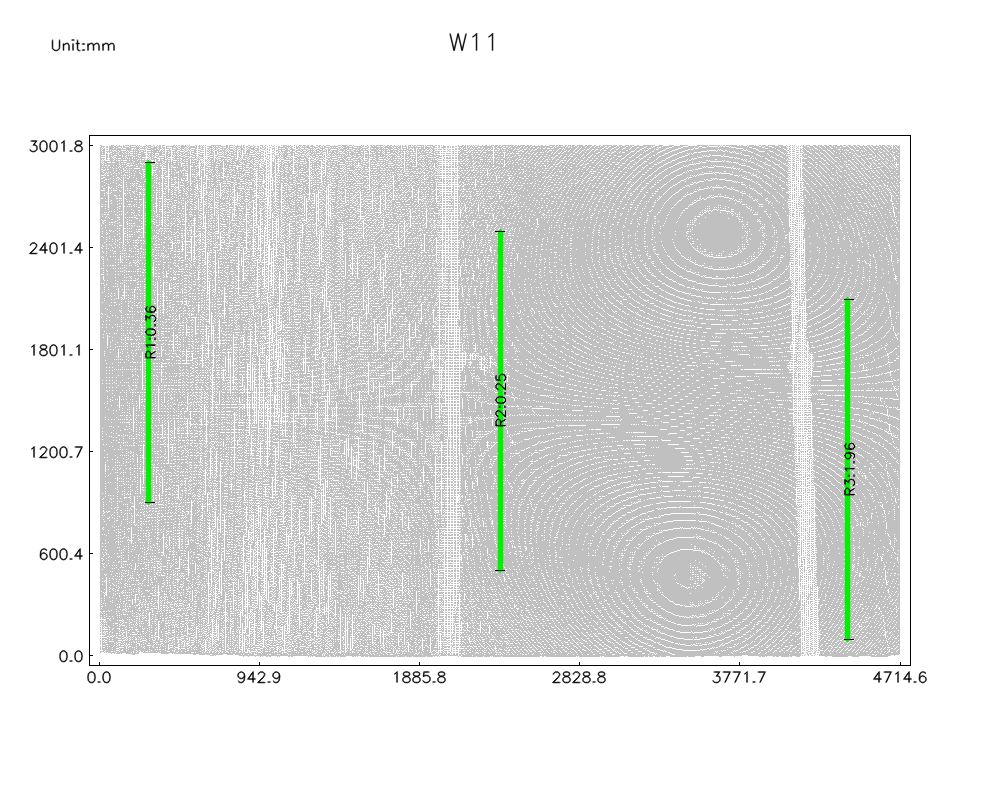
//> input picture 1.bmp, 1000 x 800 px
$ ./rotateText   (built with g++ and OpenCV 4)
//> lines starting //> are read from the running program, lines starting //| are printed output that depends on the picture; after the words box and inside, x2 and y2 are one past the last pixel; in counts of white or black regions, pixels touching at a corner belong together
#include <iostream>
#include <opencv2/opencv.hpp>
#include <vector>
using namespace std;
using namespace cv;
#define PI 3.14159265

// Arrow Attributes
int ARROWLENGTH = 15;
int ARROWANGLE = 25;
Scalar ARROWCOLOR1 = Scalar(0, 220, 0);
Scalar ARROWCOLOR2 = Scalar(0, 0, 220);
int LINETHICKNESS = 1;
int LINETYPE = 8;   //严格使用８连接线，谨慎使用CV_AA！ 插值算法会导致基于颜色的碰撞检测出现Bug!

// Font Attributes
int FONTFACE = FONT_HERSHEY_COMPLEX;
double FONTSCALE = 0.5;
Scalar FONTCOLOR = Scalar(0, 0, 0);
int FONTTHICKNESS = 1;


void rotateImage(const cv::Mat &srcImg, cv::Mat &rotatedImg, double angle, cv::Scalar filled_color)
{

	int h = srcImg.rows;
	int w = srcImg.cols;

	//求对角线的长度，做一个以对角线为边长的正方形图像
	int diaLength = int(sqrt((h*h + w*w)));
	cv::Mat tempImg(diaLength, diaLength, srcImg.type(), filled_color);//filled_color 边缘填充的颜色
	int tx = diaLength / 2 - w / 2;//原图左上角在新图上的x坐标
	int ty = diaLength / 2 - h / 2;//原图左上角在新图上的y坐标
	srcImg.copyTo(tempImg(cv::Range(ty, ty + h), cv::Range(tx, tx + w)));//把原图先复制到新的临时图上。

	//以新的临时图的中心点为旋转点
	cv::Point rotatepoint;
	rotatepoint.x = rotatepoint.y = diaLength / 2;
	cv::Mat rotaMat = getRotationMatrix2D(rotatepoint, angle, 1); // 获取二维旋转的仿射变换矩阵
	warpAffine(tempImg, rotatedImg, rotaMat, cv::Size(diaLength, diaLength), 1, cv::BORDER_CONSTANT, cv::Scalar(255, 255, 255));//进行仿射变换
	threshold(rotatedImg, rotatedImg, 128, 255, THRESH_BINARY);
	return;
}


void putTextWithAngle( cv::Mat& img, const std::string& text, cv::Point org, float angle=0.0, int fontFace=FONTFACE, double fontScale=FONTSCALE, Scalar color=FONTCOLOR, int thickness = FONTTHICKNESS, int lineType = LINETYPE, bool bottomLeftOrigin = false )
{
    int sign = -1;
    if( fmod(angle,180.0)/90)
        sign = 1;
    if (angle!=90 && angle!=-90)
        angle = sign * fmod(angle,90.0);

	cv::Size text_size = cv::getTextSize(text, fontFace, fontScale, thickness, int());//文本的boundingbox大小
	cv::Mat text_mat(text_size.height + 10, text_size.width + 10, CV_8UC3, cv::Scalar(255, 255, 255));//创建文字图像，大小加10是为了保证文本位置足够完全显示，不会被边缘裁剪
	cv::putText(text_mat, text, cv::Point(5, text_mat.rows - 5), fontFace, fontScale, color, thickness, lineType);//添加文字到文字图像
    cv::Mat rotate_image;
	rotateImage(text_mat, rotate_image, angle, cv::Scalar(255, 255, 255));//得到旋转后的文字图像


	// 基于颜色的碰撞检测算法
	// 根据方向添加文字的备选位置
	vector<Point> directions;
	int margin = 5;
    int scale = 3;
	double sections = double(scale*2);

    double dRot = angle * PI /180;
	double dSin = sin(dRot);
	double dCos = cos(dRot);
	//　确认沿靠尺方向偏移
	directions.push_back(Point(0,0));
	for(int i=1; i<=sections; i++)
		directions.push_back(Point( -(scale * text_size.width * (i/sections) + margin)*dCos , (scale * text_size.width * (i/sections) + margin)*dSin ));
	for(int i=1; i<=sections; i++)
		directions.push_back(Point( (scale * text_size.width * ( i/sections) + margin)*dCos ,  -(scale * text_size.width * ( i/sections) + margin)*dSin ));


	// 基于颜色的碰撞检测
	Point newOrigin;
	bool find_empty = false;
	for(vector<Point>::iterator pit=directions.begin(); pit!=directions.end(); ++pit)
	{
		newOrigin = org + (*pit);
		// 判断新位置是否超出图像大小
		if( (newOrigin.x-text_size.width)<0 || (newOrigin.x+text_size.width)>img.cols
          || (newOrigin.y - text_size.height)< 0 || (newOrigin.y +text_size.height) > img.rows)
			continue;
		bool collision = false;
		// 基于颜色判断
		for(int i = newOrigin.x - text_size.width/2; i < newOrigin.x +  text_size.width/2 ; i++)
		{
			for(int j = newOrigin.y - text_size.height/2; j<newOrigin.y + text_size.height/2; j++)
			{
				// 对仿射变形后的点进行碰撞检测
				double x = i*dCos - j*dSin + newOrigin.x  * (1-dCos) + newOrigin.y *dSin;
				double y = i*dSin + j*dCos - newOrigin.x  * dSin + newOrigin.y * (1-dCos);
				if (Scalar(img.at<Vec3b>(y,x)) == FONTCOLOR)
				{
					collision = true;
					break;
				}
			}
			if(collision)
				break;
		}
		if(!collision)
		{
			find_empty = true;
			break;
		}
	}
	// 若不存在空位，则用原来的位置。
	if(!find_empty)
		newOrigin = org;

	// 确认位置，画图
    int rectX = newOrigin.x -rotate_image.cols/2;
    if(rectX<0)
        rectX = 0;
    if(newOrigin.x + rotate_image.cols/2 >img.cols)
        rectX = img.cols - rotate_image.cols;

    int rectY = newOrigin.y-rotate_image.rows/2;
    if(rectY<0)
        rectY = 0;
    if(newOrigin.y + rotate_image.rows/2 > img.rows)
        rectY = img.rows - rotate_image.rows;

	cv::Mat roi = img(cv::Rect( rectX, rectY , rotate_image.cols, rotate_image.rows));
	// 按位运算，逻辑and,相当于取两图相同位置像素较小值
    roi = (roi & rotate_image);

	roi.release();
	rotate_image.release();
	text_mat.release();
}


int main()
{
    Mat image = imread("/home/abc/Desktop/project/1.bmp", 1);
//> image is the input picture: 800 rows x 1000 cols, CV_8UC3; mean B, G, R 226.3, 227.9, 226.3
    Mat element5(5,5,CV_8U, Scalar(1));
	Mat open;
	morphologyEx(image, open, MORPH_OPEN, element5);


	// Test Case 1: Point数值越界
    string textR1 = "R1:0.30";
	putTextWithAngle( open, textR1, Point(-300,-3300), 90.0);
//> in putTextWithAngle, `cv::putText(text_mat, text, cv::Point(5, text_mat.rows - 5), fontFace,..`:
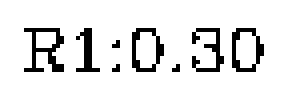
//> text_mat: 22 rows x 72 cols, CV_8UC3 (shown 4 times larger); 88.1% white; black in thin lines or dots, all inside (x1, y1, x2, y2) = (6, 7, 66, 18)
//> in rotateImage, `cv::Mat tempImg(diaLength, diaLength, srcImg.type(), filled_color);`: tempImg: 75 rows x 75 cols, CV_8UC3; every value is 255
//> in rotateImage, `srcImg.copyTo(tempImg(cv::Range(ty, ty + h), cv::Range(tx, tx + w)));`: tempImg: 75 rows x 75 cols, CV_8UC3; 96.7% white; black in thin lines or dots, all inside (x1, y1, x2, y2) = (7, 33, 67, 44)
//> in rotateImage, `warpAffine(tempImg, rotatedImg, rotaMat, cv::Size(diaLength, diaLength..`: rotatedImg: 75 rows x 75 cols, CV_8UC3; 96.7% white; black in thin lines or dots, all inside (x1, y1, x2, y2) = (33, 8, 44, 68)
//> the loop in putTextWithAngle, `for(vector<Point>::iterator pit=directions.begin(); pit!=directions.en..` made 13 passes
//> newOrigin on passes 1 to 12: Point(-300, -3300), Point(-300, -3264), Point(-300, -3233), Point(-300, -3202), Point(-300, -3171), Point(-300, -3140), Point(-300, -3109), Point(-300, -3336), Point(-300, -3367), Point(-300, -3398), Point(-300, -3429), Point(-300, -3460)
//> in putTextWithAngle, `newOrigin = org;`: newOrigin = Point(-300, -3300)
//> in putTextWithAngle, `int rectX = newOrigin.x -rotate_image.cols/2;`: rectX = -337
//> in putTextWithAngle, `int rectY = newOrigin.y-rotate_image.rows/2;`: rectY = -3337
//> in putTextWithAngle, `roi = (roi & rotate_image);`: roi: 75 rows x 75 cols, CV_8UC3; min 0, max 255, mean 240.2
//> open: 800 rows x 1000 cols, CV_8UC3; mean B, G, R 219.3, 220.8, 219.3
    putTextWithAngle( open, textR1, Point(2200,700), 90.0);
//> the loop in putTextWithAngle (call 2), `for(vector<Point>::iterator pit=directions.begin(); pit!=directions.en..` made 13 passes
//> newOrigin on passes 1 to 12: Point(2200, 700), Point(2200, 736), Point(2200, 767), Point(2200, 798), Point(2200, 829), Point(2200, 860), Point(2200, 891), Point(2200, 664), Point(2200, 633), Point(2200, 602), Point(2200, 571), Point(2200, 540)
//> in putTextWithAngle (call 2), `roi = (roi & rotate_image);`: roi: 75 rows x 75 cols, CV_8UC3; min 0, max 255, mean 246
//> open: 800 rows x 1000 cols, CV_8UC3; mean B, G, R 219.2, 220.7, 219.2


    // Test Case 2: 负角度摆尺，同位置堆叠
    string textR2 = "R2:0.00";
	putTextWithAngle( open, textR2, Point(550,400), -20.0);
//> in rotateImage (call 3), `threshold(rotatedImg, rotatedImg, 128, 255, THRESH_BINARY);`: rotatedImg: 75 rows x 75 cols, CV_8UC3; 96.7% white; black in thin lines or dots, all inside (x1, y1, x2, y2) = (7, 23, 65, 53)
//> in putTextWithAngle (call 3), `cv::Mat roi = img(cv::Rect( rectX, rectY , rotate_image.cols, rotate_i..`: roi: 75 rows x 75 cols, CV_8UC3; every value is 192
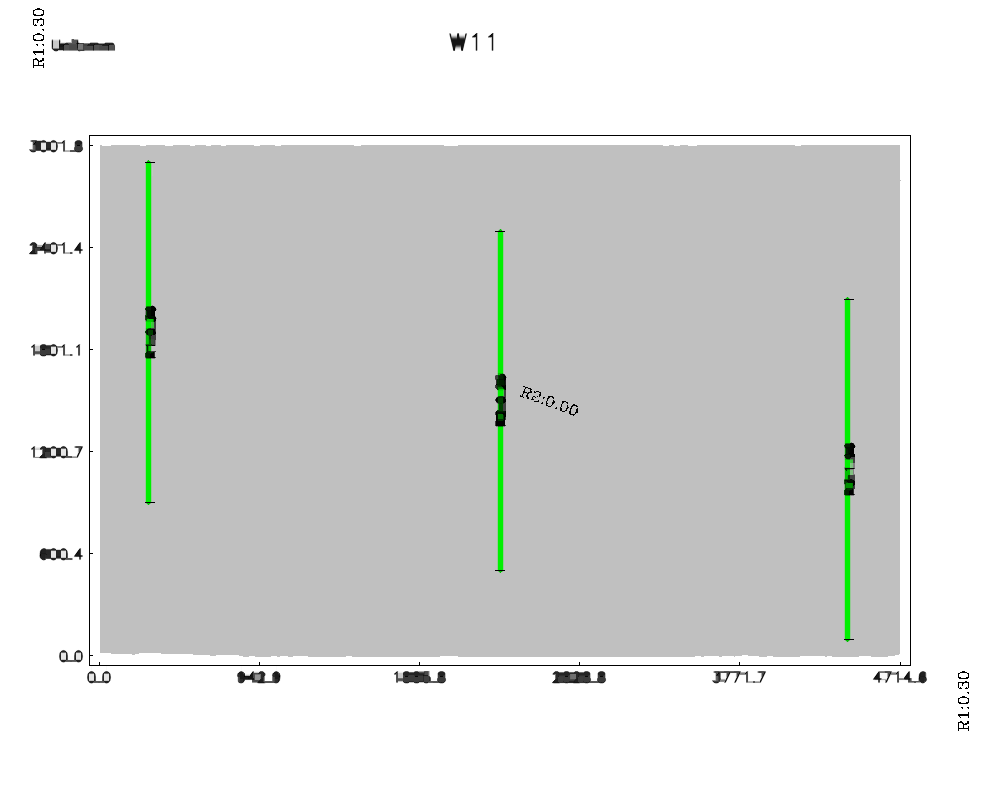
//> open: 800 rows x 1000 cols, CV_8UC3; mean B, G, R 219.2, 220.7, 219.2
	putTextWithAngle( open, textR2, Point(550,400), -20.0);
//> call 4 of putTextWithAngle, with text = "R2:0.00", org = Point(550, 400), angle = -20, fontFace = 3, fontScale = 0.5, color = Scalar(0), thickness = 1, lineType = 8
//> the loop in putTextWithAngle (call 4), `for(vector<Point>::iterator pit=directions.begin(); pit!=directions.en..` made 4 passes
//> (newOrigin, collision) on passes 1 to 4: (Point(550, 400), true), (Point(517, 388), true), (Point(488, 378), true), (Point(458, 367), false)
//> in putTextWithAngle (call 4), `int rectX = newOrigin.x -rotate_image.cols/2;`: rectX = 421
//> in putTextWithAngle (call 4), `int rectY = newOrigin.y-rotate_image.rows/2;`: rectY = 330
//> in putTextWithAngle (call 4), `roi = (roi & rotate_image);`:
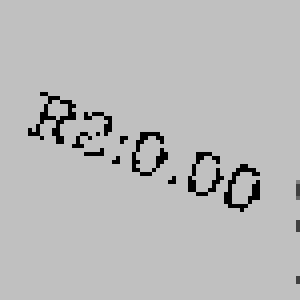
//> roi: 75 rows x 75 cols, CV_8UC3 (shown 4 times larger); min 0, max 192, mean 185.4
//> open: 800 rows x 1000 cols, CV_8UC3; 188 pixels changed, all inside (x1, y1, x2, y2) = (428, 353, 486, 383)
    putTextWithAngle( open, textR2, Point(550,400), -20.0);
//> the loop in putTextWithAngle (call 5), `for(vector<Point>::iterator pit=directions.begin(); pit!=directions.en..` made 6 passes
//> (newOrigin, collision) on passes 1 to 6: (Point(550, 400), true), (Point(517, 388), true), (Point(488, 378), true), (Point(458, 367), true), (Point(429, 356), true), (Point(400, 346), false)
//> in putTextWithAngle (call 5), `int rectX = newOrigin.x -rotate_image.cols/2;`: rectX = 363
//> in putTextWithAngle (call 5), `int rectY = newOrigin.y-rotate_image.rows/2;`: rectY = 309
//> in putTextWithAngle (call 5), `cv::Mat roi = img(cv::Rect( rectX, rectY , rotate_image.cols, rotate_i..`: roi: 75 rows x 75 cols, CV_8UC3; values 0 (black) and 192 (white), 99.3% white; black in thin lines or dots, all inside (x1, y1, x2, y2) = (65, 44, 75, 57)
//> in putTextWithAngle (call 5), `roi = (roi & rotate_image);`:
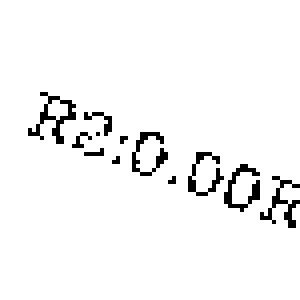
//> roi: 75 rows x 75 cols, CV_8UC3 (shown 4 times larger); values 0 (black) and 192 (white), 96% white; black in thin lines or dots, all inside (x1, y1, x2, y2) = (7, 23, 75, 57)
//> open: 800 rows x 1000 cols, CV_8UC3; mean B, G, R 219.1, 220.6, 219.1
    putTextWithAngle( open, textR2, Point(550,400), -20.0);
//> in putTextWithAngle (call 6), `cv::Mat roi = img(cv::Rect( rectX, rectY , rotate_image.cols, rotate_i..`: roi: 75 rows x 75 cols, CV_8UC3; values 0 (black) and 192 (white), 99.7% white; black in thin lines or dots, all inside (x1, y1, x2, y2) = (0, 20, 3, 29)
//> in putTextWithAngle (call 6), `roi = (roi & rotate_image);`: roi: 75 rows x 75 cols, CV_8UC3; values 0 (black) and 192 (white), 96.4% white; black in thin lines or dots, all inside (x1, y1, x2, y2) = (0, 20, 65, 53)
//> open: 800 rows x 1000 cols, CV_8UC3; mean B, G, R 219, 220.6, 219


    // Test Case 3: 大角度摆尺，相邻位置堆叠，且接近图像边界
    string textR3 = "R3:0.20";
    putTextWithAngle( open, textR3, Point(700,700), 405.0);
//> in rotateImage (call 7), `threshold(rotatedImg, rotatedImg, 128, 255, THRESH_BINARY);`:
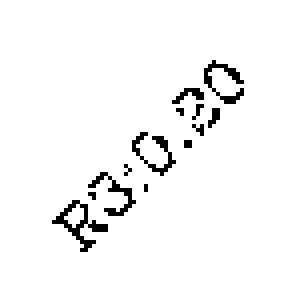
//> rotatedImg: 75 rows x 75 cols, CV_8UC3 (shown 4 times larger); 96.4% white; black in thin lines or dots, all inside (x1, y1, x2, y2) = (13, 15, 61, 63)
//> the loop in putTextWithAngle (call 7), `for(vector<Point>::iterator pit=directions.begin(); pit!=directions.en..` made 1 pass
//> (newOrigin, collision) on pass 1: (Point(700, 700), false)
//> in putTextWithAngle (call 7), `int rectX = newOrigin.x -rotate_image.cols/2;`: rectX = 663
//> in putTextWithAngle (call 7), `roi = (roi & rotate_image);`:
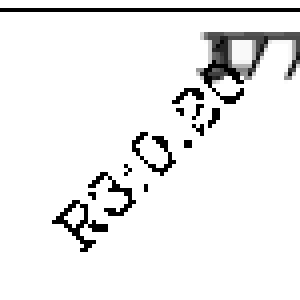
//> roi: 75 rows x 75 cols, CV_8UC3 (shown 4 times larger); min 0, max 255, mean 237.8
//> open: 800 rows x 1000 cols, CV_8UC3; mean B, G, R 219, 220.5, 219
    putTextWithAngle( open, textR3, Point(700,700), 405.0);
//> in putTextWithAngle (call 8), `cv::Mat roi = img(cv::Rect( rectX, rectY , rotate_image.cols, rotate_i..`: roi: 75 rows x 75 cols, CV_8UC3; 99% white; black in thin lines or dots, all inside (x1, y1, x2, y2) = (60, 0, 75, 16)
//> in putTextWithAngle (call 8), `roi = (roi & rotate_image);`: roi: 75 rows x 75 cols, CV_8UC3; 95.4% white; black in thin lines or dots, all inside (x1, y1, x2, y2) = (13, 0, 75, 63)
//> open: 800 rows x 1000 cols, CV_8UC3; mean B, G, R 218.9, 220.4, 218.9
    putTextWithAngle( open, textR3, Point(700,700), 405.0);
//> open: 800 rows x 1000 cols, CV_8UC3; mean B, G, R 218.9, 220.4, 218.9
    putTextWithAngle( open, textR3, Point(800,800), 405.0);
//> open: 800 rows x 1000 cols, CV_8UC3; mean B, G, R 218.8, 220.3, 218.8
    putTextWithAngle( open, textR3, Point(850,850), 405.0);
//> open: 800 rows x 1000 cols, CV_8UC3; mean B, G, R 218.7, 220.3, 218.7

    // Test Case 4: 相同位置相交摆尺
    string textR4 = "R4:0.90";
    putTextWithAngle( open, textR4, Point(300,300), 45.0);
//> open: 800 rows x 1000 cols, CV_8UC3; mean B, G, R 218.7, 220.2, 218.7

    putTextWithAngle( open, textR4, Point(300,300), -45.0);
//> open: 800 rows x 1000 cols, CV_8UC3; mean B, G, R 218.6, 220.2, 218.6
    textR4 = "R4:0.95";
    putTextWithAngle( open, textR4, Point(320,320), 45.0);
//> open: 800 rows x 1000 cols, CV_8UC3; mean B, G, R 218.6, 220.1, 218.6

    // putTextWithAngle( open, textR4, Point(320,320), -45.0); //

    // Test Case 5: 相邻相交摆尺
    string textR5 = "R5:1.35";

    putTextWithAngle( open, textR5, Point(200,600), 30.0);
//> open: 800 rows x 1000 cols, CV_8UC3; mean B, G, R 218.5, 220.1, 218.5
    putTextWithAngle( open, textR5, Point(200,600), 45.0);
//> open: 800 rows x 1000 cols, CV_8UC3; mean B, G, R 218.5, 220, 218.5
    putTextWithAngle( open, textR5, Point(200,600), 60.0);
//> open: 800 rows x 1000 cols, CV_8UC3; mean B, G, R 218.4, 219.9, 218.4
    putTextWithAngle( open, textR5, Point(200,600), 75.0);
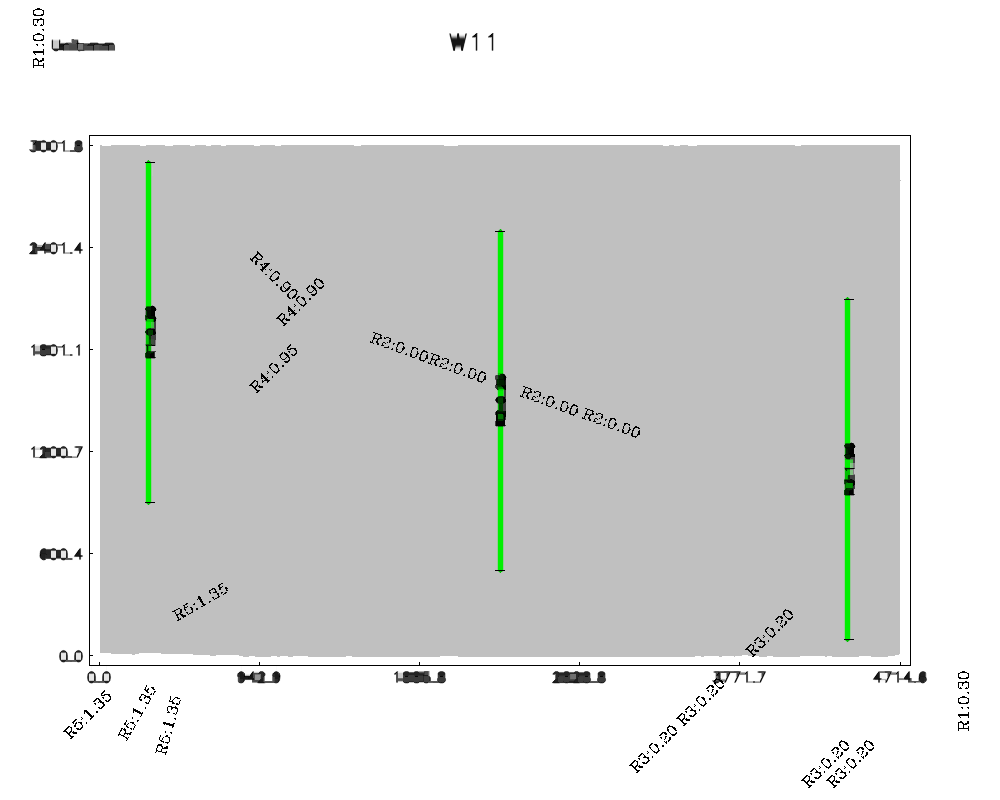
//> open: 800 rows x 1000 cols, CV_8UC3; mean B, G, R 218.4, 219.9, 218.4

    cv::imshow("open", open);

	cv::waitKey(0);
	return 0;
}
